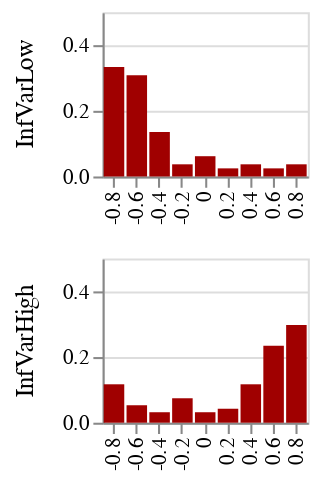

Write notebook code for a chart like this one.
### Code cell
e2chart

### Figure 1 — Vega-Lite specification as saved in the notebook (floating-point values rounded to 4 significant figures)
{"config": {"mark": {"color": "#000050"}, "title": {"font": "Avenir", "anchor": "end"}, "axis": {"labelFont": "Avenir", "titleFont": "Avenir"}, "headerColumn": {"labels": false}, "header": {"labelFont": "Avenir", "labelFontSize": 12, "titleFont": "Avenir"}, "legend": {"labelFont": "Avenir", "titleFont": "Avenir"}}, "data": {"name": "data-172a57bb970f26bdefdfbcb6071814f2"}, "mark": {"type": "bar", "color": "#a00000", "tooltip": true}, "encoding": {"row": {"type": "ordinal", "field": "Statement", "sort": ["InfVarLow", "InfVarHigh"], "spacing": 15, "title": null}, "x": {"type": "ordinal", "field": "Correlation", "title": null}, "y": {"type": "quantitative", "field": "Count", "scale": {"domain": [0, 0.5]}, "title": null}}, "height": 80, "resolve": {"scale": {"x": "independent", "y": "independent"}}, "width": 100, "$schema": "https://vega.github.io/schema/vega-lite/v4.8.1.json", "datasets": {"data-172a57bb970f26bdefdfbcb6071814f2": [{"Statement": "InfVarHigh", "Correlation": -0.8, "Count": 0.117}, {"Statement": "InfVarHigh", "Correlation": -0.6, "Count": 0.05319}, {"Statement": "InfVarHigh", "Correlation": -0.4, "Count": 0.03191}, {"Statement": "InfVarHigh", "Correlation": -0.2, "Count": 0.07447}, {"Statement": "InfVarHigh", "Correlation": 0.0, "Count": 0.03191}, {"Statement": "InfVarHigh", "Correlation": 0.2, "Count": 0.04255}, {"Statement": "InfVarHigh", "Correlation": 0.4, "Count": 0.117}, {"Statement": "InfVarHigh", "Correlation": 0.6, "Count": 0.234}, {"Statement": "InfVarHigh", "Correlation": 0.8, "Count": 0.2979}, {"Statement": "InfVarLow", "Correlation": -0.8, "Count": 0.3333}, {"Statement": "InfVarLow", "Correlation": -0.6, "Count": 0.3086}, {"Statement": "InfVarLow", "Correlation": -0.4, "Count": 0.1358}, {"Statement": "InfVarLow", "Correlation": -0.2, "Count": 0.03704}, {"Statement": "InfVarLow", "Correlation": 0.0, "Count": 0.06173}, {"Statement": "InfVarLow", "Correlation": 0.2, "Count": 0.02469}, {"Statement": "InfVarLow", "Correlation": 0.4, "Count": 0.03704}, {"Statement": "InfVarLow", "Correlation": 0.6, "Count": 0.02469}, {"Statement": "InfVarLow", "Correlation": 0.8, "Count": 0.03704}]}}
